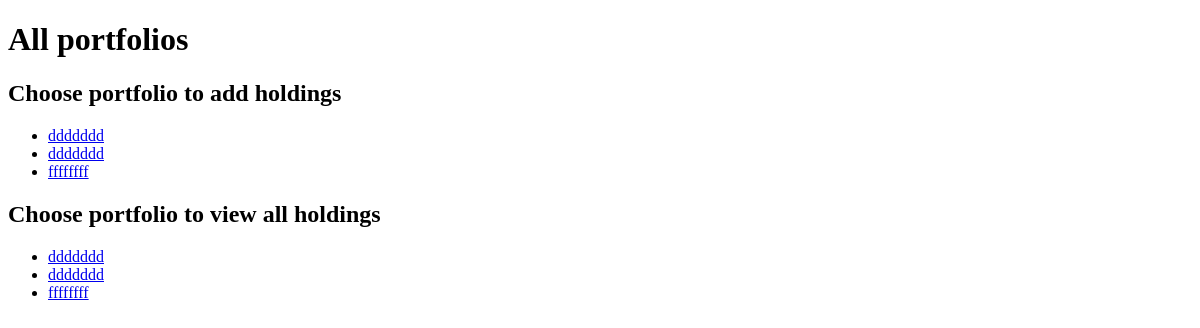
Page /portfolioX/list_portfolio on the earlier database version.
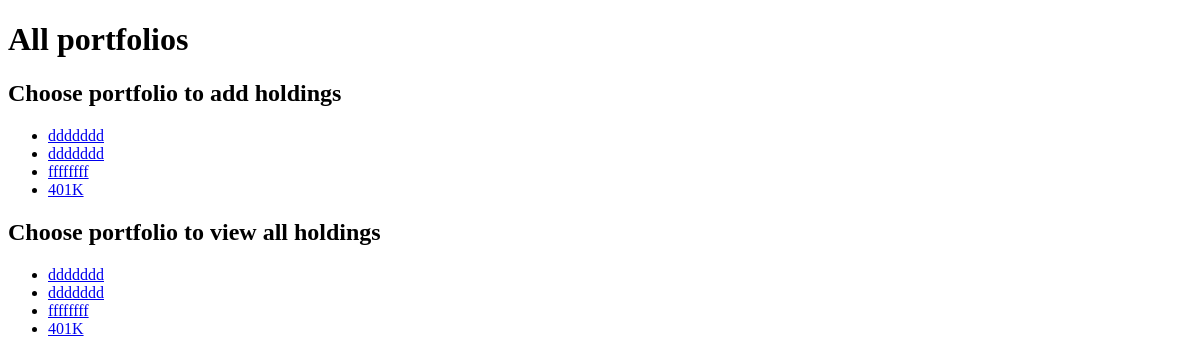
Same page on the later database version.
### portfolioX/models.py (models this page shows, shortened)
class Portfolio(models.Model):
	portfolio_name = models.CharField(max_length = 255)
	user = models.ForeignKey(User)

### portfolioX/views.py (the view)
class ListViewPortfolio(View):
	template_name = 'portfolioX/list_portfolio.html'
	def get(self, request):
		portfolio_list = Portfolio.objects.all()
		context = {'portfolio_list': portfolio_list}
		return render(request, self.template_name, context)

### portfolioX/templates/portfolioX/list_portfolio.html
<!DOCTYPE html>
<html>
	<head><title>All portfolios</title></head>
	<body>
		<div>
			<h1> All portfolios</h1>
				<div>
					<h2> Choose portfolio to add holdings</h2>
						<ul>{% for portfolio in portfolio_list %}
						<li><a href='add_holding/{{portfolio.id}}'>{{portfolio.portfolio_name}}</a></li>
						{% endfor%}
					</ul>
			</div>
			<div>
					<h2> Choose portfolio to view all holdings</h2>
						<ul>{% for portfolio in portfolio_list %}
						<li><a href='all_holding/{{portfolio.id}}'>{{portfolio.portfolio_name}}</a></li>
						{% endfor%}
					</ul>
			</div>
	</body>
</html>

Differences in the rows shown:
added Portfolio: portfolio_name "401K"
